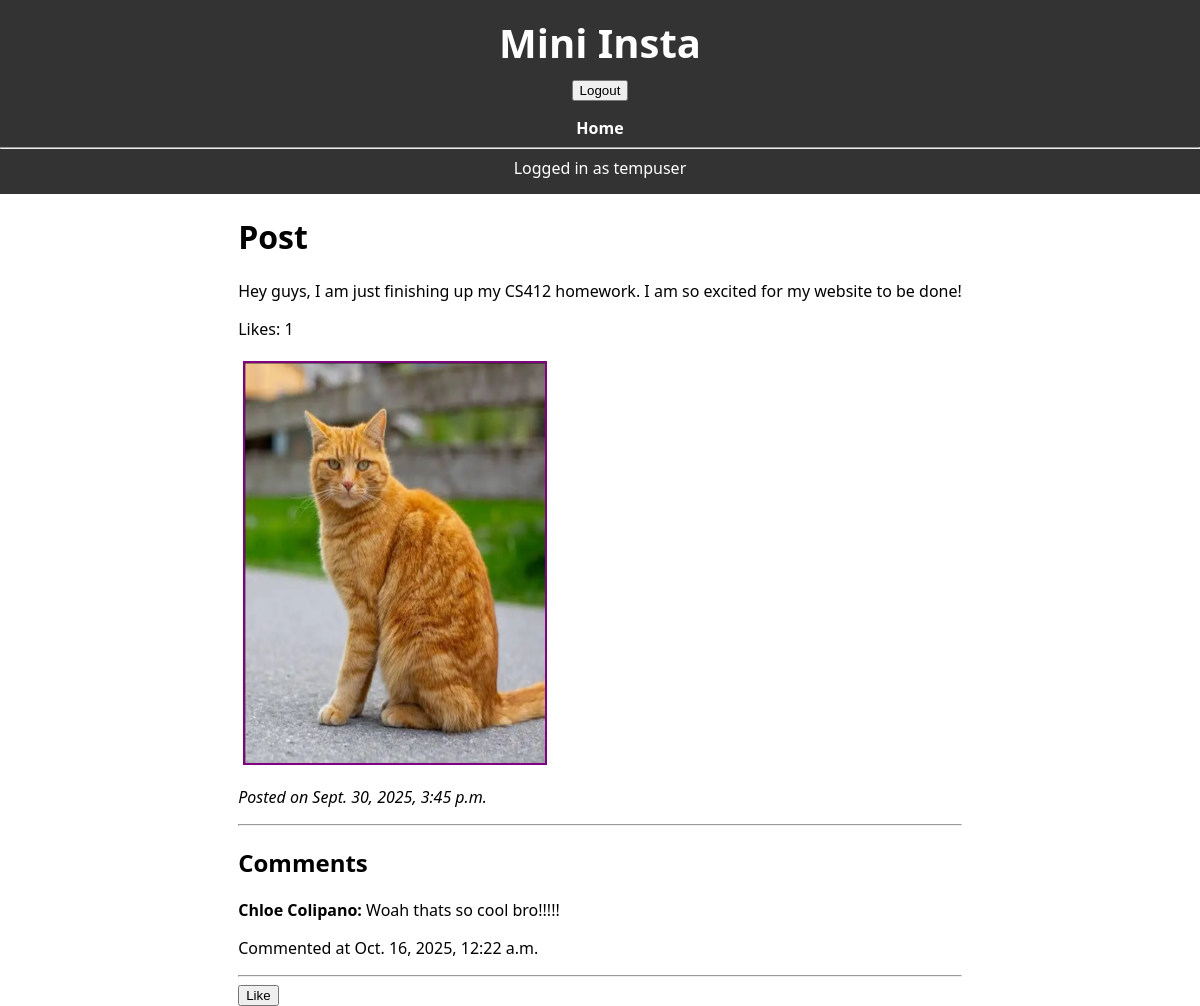
Screenshot of /mini_insta/post/1 (signed in) with the database file from the repository.
### mini_insta/models.py (models this page shows, shortened)
class Post(models.Model):
    profile = models.ForeignKey(Profile, on_delete=models.CASCADE)
    caption = models.TextField(blank=True)
    timestamp = models.DateTimeField(auto_now=True)
    def get_all_photos(self):
        return Photo.objects.filter(post=self)
    def get_all_comments(self):
        return Comment.objects.filter(post=self).order_by('timestamp')
    def get_likes(self):
        return Like.objects.filter(post=self)
    def get_liking_profiles(self):
        return [like.profile for like in self.get_likes()]
    def get_num_likes(self):
        return self.get_likes().count()

class Photo(models.Model):
    post = models.ForeignKey(Post, on_delete=models.CASCADE)
    image_url = models.URLField(null=True)
    timestamp = models.DateTimeField(auto_now=True)
    image_file = models.ImageField(blank=True)
    def get_image_url(self):
        if self.image_file:
            return self.image_file.url
        return self.image_url

class Comment(models.Model):
    post = models.ForeignKey(Post, on_delete=models.CASCADE)
    profile = models.ForeignKey(Profile, on_delete=models.CASCADE)
    timestamp = models.DateTimeField(auto_now=True)
    text = models.TextField()

class Profile(models.Model):
    username = models.CharField(blank=True)
    display_name = models.CharField(blank=True)
    profile_image_url = models.URLField(null=True)
    bio_text = models.TextField(blank=True)
    join_date = models.DateField(auto_now=True)
    user = models.ForeignKey(User, on_delete=models.CASCADE)

### mini_insta/views.py (the view)
# urls.py: path('post/<int:pk>', PostDetailView.as_view(), name='show_post'),
class PostDetailView(DetailView):
    model = Post
    template_name = "mini_insta/show_post.html"
    context_object_name = "post"
    def get_context_data(self, **kwargs):
        context = super().get_context_data(**kwargs)
        if self.request.user.is_authenticated:
            context['logged_in_profile'] = Profile.objects.get(user=self.request.user)
        return context

### mini_insta/templates/mini_insta/show_post.html
{% extends "mini_insta/base.html" %}
{% load static %}
{% block content %}
<div>
    <h1>Post</h1>
    <p>{{ post.caption }}</p>
    <p> Likes: {{ post.get_num_likes }} </p>
    {% for photo in post.get_all_photos %}
        {% if photo.get_image_url %}
            <img src="{{ photo.get_image_url }}" alt="Post image" style="max-width:300px;">
        {% endif %}
    {% endfor %}
    <p><em>Posted on {{ post.timestamp }}</em></p>
    <hr>
    <h2>Comments</h2>
    {% for comment in post.get_all_comments %}
        <div>
            <p><strong>{{ comment.profile.username }}:</strong> {{ comment.text }}</p>
            <p>Commented at {{ comment.timestamp }}</p>
        </div>
    {% empty %}
        <p>No comments yet.</p>
    {% endfor %}
    <hr>
    {% if user.is_authenticated %}
        {% if user == post.profile.user %}
            <a href="{% url 'update_post' post.pk %}">
                <button type="button">Update Post </button>
            </a>
            <a href="{% url 'delete_post' post.pk %}">
                <button type="button">Delete Post </button>
            </a>
        {% else %}
            {% if logged_in_profile not in post.get_liking_profiles %}
                <a href="{% url 'like_post' post.pk %}">
                    <button type="button">Like</button>
                </a>
            {% else %}
                <a href="{% url 'delete_like' post.pk %}">
                    <button type="button">Unlike</button>
                </a>
            {% endif %}
        {% endif %}
    {% endif %}
</div>
{% endblock %}

### mini_insta/templates/mini_insta/base.html (shortened to what this page needs)
{% load static %}
<html>
    <head>
        <link rel="stylesheet" href="{% static 'styles.css' %}">
    </head>
    <body>
        <header>
            <h1>Mini Insta</h1>
            <nav>
                {% if user.is_authenticated %}
                    <form method="POST" action="{% url 'logout' %}">
                        <button type="submit">Logout</button>
                    </form>
                    <a href="{% url 'show_all_profiles' %}">Home</a>
                {% else %}
                    <a href="{% url 'show_all_profiles' %}">Home</a>
                    <a href="{% url 'login' %}">Login</a>
                    <a href="{% url 'create_profile' %}">Create Profile</a>
                {% endif %}
                <hr>
                {% if user.is_authenticated %}
                    Logged in as {{ request.user }}
                {% else %}
                    Not logged in
                {% endif %}
            </nav>
        </header>
        {% block content %}
        {% endblock %}
    </body>
</html>

### static/styles.css (style rules this page uses)
body { font-family: system-ui; margin: 0; background-color: white; display: flex; flex-direction: column; align-items: center; min-height: 100vh; }
header { width: 100%; background-color: #333; color: white; padding: 15px 0; text-align: center; }
header h1 { margin: 0; font-size: 40px; }
nav { margin-top: 10px; }
img { margin: 5px; width: 400px; height: 400px; align-items: center; border: 2px solid purple; }
nav a { color: white; margin: 0 15px; text-decoration: none; font-weight: bold; }

### rows the page displays
Post: caption "Hey guys, I am just finishing up my CS412 homework. I am so excited for my website to be done!", get_num_likes "1", timestamp "Sept. 30, 2025, 3:45 p.m."
Photo: get_image_url (picture)
Comment: profile.username "Chloe Colipano", text "Woah thats so cool bro!!!!!", timestamp "Oct. 16, 2025, 12:22 a.m."

### other values shown
{{ request.user }} "tempuser"
